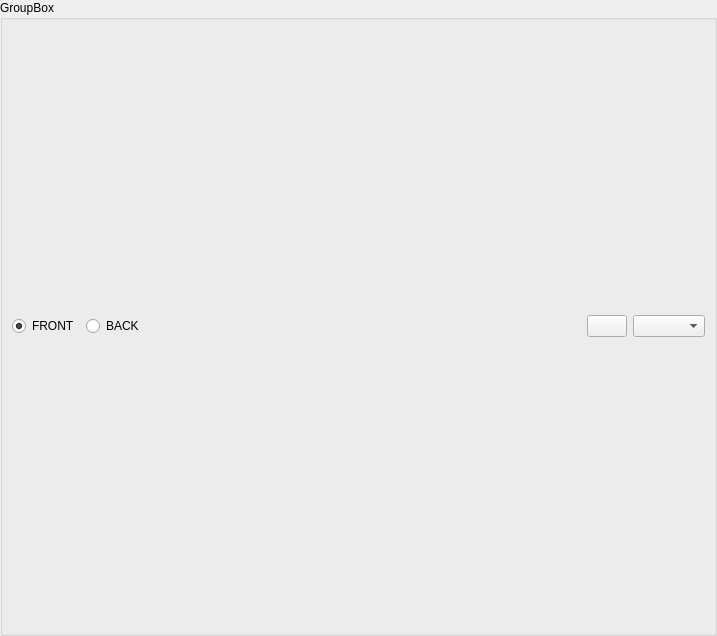
<?xml version="1.0" encoding="UTF-8"?>
<ui version="4.0">
 <class>Form</class>
 <widget class="QWidget" name="Form">
  <property name="geometry">
   <rect>
    <x>0</x>
    <y>0</y>
    <width>717</width>
    <height>636</height>
   </rect>
  </property>
  <property name="windowTitle">
   <string notr="true">Form</string>
  </property>
  <layout class="QVBoxLayout" name="verticalLayout_2">
   <property name="leftMargin">
    <number>0</number>
   </property>
   <property name="topMargin">
    <number>0</number>
   </property>
   <property name="rightMargin">
    <number>0</number>
   </property>
   <property name="bottomMargin">
    <number>0</number>
   </property>
   <item>
    <widget class="QGroupBox" name="preview_box">
     <property name="title">
      <string notr="true">GroupBox</string>
     </property>
     <layout class="QVBoxLayout" name="verticalLayout">
      <item>
       <layout class="QHBoxLayout" name="horizontalLayout">
        <item alignment="Qt::AlignLeft">
         <widget class="QRadioButton" name="preview_front">
          <property name="text">
           <string notr="true">FRONT</string>
          </property>
          <property name="checked">
           <bool>true</bool>
          </property>
         </widget>
        </item>
        <item alignment="Qt::AlignLeft">
         <widget class="QRadioButton" name="preview_back">
          <property name="text">
           <string notr="true">BACK</string>
          </property>
         </widget>
        </item>
        <item>
         <spacer name="horizontalSpacer">
          <property name="orientation">
           <enum>Qt::Horizontal</enum>
          </property>
          <property name="sizeHint" stdset="0">
           <size>
            <width>40</width>
            <height>20</height>
           </size>
          </property>
         </spacer>
        </item>
        <item>
         <widget class="QPushButton" name="preview_settings">
          <property name="text">
           <string/>
          </property>
          <property name="autoDefault">
           <bool>false</bool>
          </property>
          <property name="default">
           <bool>false</bool>
          </property>
         </widget>
        </item>
        <item>
         <widget class="QComboBox" name="cloze_number_combo"/>
        </item>
       </layout>
      </item>
     </layout>
    </widget>
   </item>
  </layout>
 </widget>
 <resources/>
 <connections/>
</ui>
